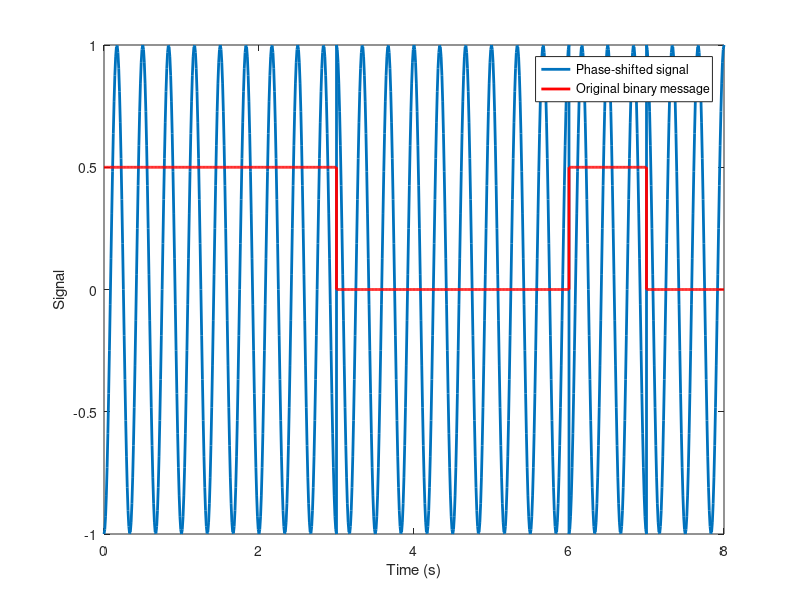

This chart was generated by the following MATLAB code: (Note: this script raises an error after producing the figure.)
clear all
close all


%%%%%%% Transmitter %%%%%%%%%%

% binary phase shift keying

% create a simple word
n = 8; % length of the word

% giving the random word a binary signal
m = randi([0 1], n, 1)

%phase for 0
p1 = 0;

%phase for 1
p2 = pi;

% frequency of the signal
f = 3;

% sampling rate
fs = 100;

% time
t = 0: 1/fs : 1;

psk_sig = [];   % phase shift keyed signal
orig_msg = [];  % the original message
time = [];      % the time vector, good for plotting

for i = 1: 1: length(m)
    
    % creating the psk signal
    psk_sig = [psk_sig (m(i)==0)*cos(2*pi*f*t + p1)+...
        (m(i)==1)*cos(2*pi*f*t + p2)];
    
    % creating the OG signal
    orig_msg = [orig_msg .5*(m(i)==0)*zeros(1,length(t))+...
        .5*(m(i)==1)*ones(1,length(t))];
    
    % updating the time
    time = [time t];
    t = t + 1;
end

% plotting the phase shift keyed signal
plot(time, psk_sig, 'LineWidth',2);
xlabel('Time (s)');
ylabel('Signal');
hold on

%plotting the original signal
plot(time, orig_msg, 'r', 'LineWidth', 2);
legend('Phase-shifted signal', 'Original binary message');


%%%%%%%% Receiver %%%%%%%%%%

% rbb is the input to the receiver multiplied by
%   the cosine
rbb = [];

for j = 1:1: length(psk_sig)
    rbb(j) = cos(2*pi*fs)*psk_sig(j);
end

% IS is the integrated signal
IS = [];

for j = 1: length(rbb)/n :length(rbb)
    IS = [IS -trapz(rbb([(j-1+length(rbb)/n) j]))];
end

[mse_out,yd_out,w_out,stepSize_out] = Acoustic_VariableStep_nLMS(IS,0,1,50,.001,.5,.25);

IS(IS<0) = [0]; % turning negative ones to zeros



